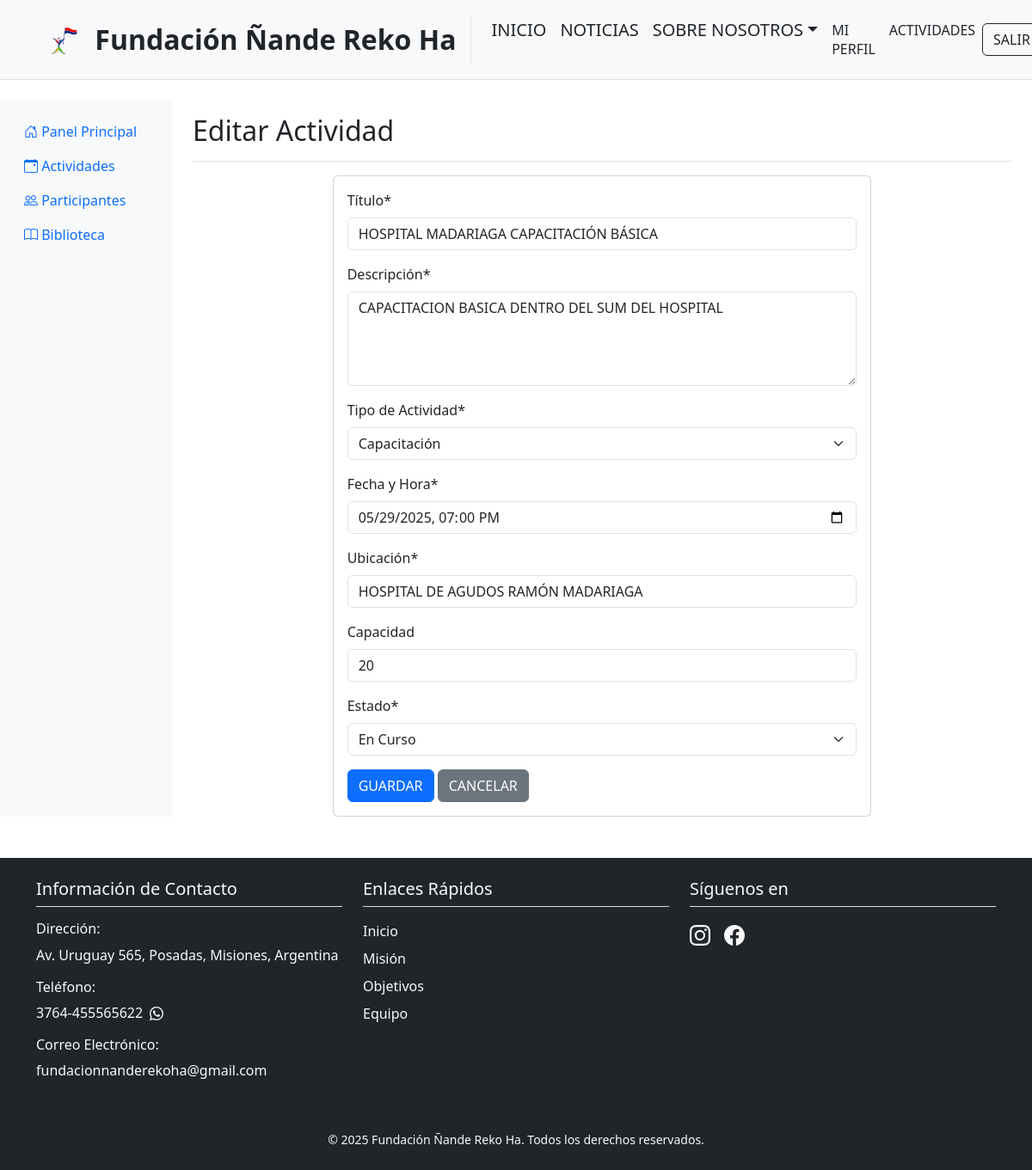
/dashboard/actividades/2/editar/ (signed in), run on the app's committed database.
### dashboard/models.py (models this page shows, shortened)
class Activity(models.Model):
    ACTIVITY_TYPES = [
        ('CAPACITACION', 'Capacitación'),
        ('EVENTO', 'Evento'),
        ('REUNION', 'Reunión'),
        ('TALLER', 'Taller'),
    ]
    STATUS_CHOICES = [
        ('PROGRAMADA', 'Programada'),
        ('EN_CURSO', 'En Curso'),
        ('COMPLETADA', 'Completada'),
        ('CANCELADA', 'Cancelada'),
    ]
    title = models.CharField('Título', max_length=200)
    description = models.TextField('Descripción')
    activity_type = models.CharField('Tipo de Actividad', max_length=20, choices=ACTIVITY_TYPES)
    date = models.DateTimeField('Fecha y Hora')
    location = models.CharField('Ubicación', max_length=200)
    capacity = models.PositiveIntegerField('Capacidad', null=True, blank=True)
    status = models.CharField('Estado', max_length=20, choices=STATUS_CHOICES, default='PROGRAMADA')
    created_at = models.DateTimeField('Fecha de Creación', auto_now_add=True)
    updated_at = models.DateTimeField('Última Actualización', auto_now=True)
    created_by = models.ForeignKey(
        User,
        on_delete=models.SET_NULL,
        null=True,
        related_name='activities_created'
    )
    attendance_managers = models.ManyToManyField(
        User,
        related_name='managed_activities',
        verbose_name='Gestores de Asistencia',
        blank=True
    )
    class Meta:
        verbose_name = 'Actividad'
        verbose_name_plural = 'Actividades'
        ordering = ['-date']

### dashboard/views.py (the view)
# urls.py: path('actividades/<int:pk>/editar/', views.activity_edit, name='activity-edit'),
@login_required
@foundation_member_required
@admin_required
def activity_edit(request, pk):
    activity = get_object_or_404(Activity, pk=pk)
    if request.method == 'POST':
        form = ActivityForm(request.POST, instance=activity)
        if form.is_valid():
            form.save()
            messages.success(request, 'Actividad actualizada exitosamente.')
            return redirect('dashboard:activity-list')
    else:
        form = ActivityForm(instance=activity)
    return render(request, 'dashboard/activity_form.html', {
        'form': form,
        'title': 'Editar Actividad',
        'activity': activity
    })

### dashboard/forms.py (shortened to what this page needs)
class ActivityForm(forms.ModelForm):
    class Meta:
        model = Activity
        fields = ['title', 'description', 'activity_type', 'date', 'location', 'capacity', 'status']
        widgets = {
            'date': forms.DateTimeInput(
                attrs={'type': 'datetime-local'},
                format='%Y-%m-%dT%H:%M'
            ),
            'description': forms.Textarea(attrs={'rows': 4}),
        }

### users/models.py (called while the page is built)
    @property
    def is_foundation_member(self):
        return self.role in ['ADMIN', 'STAFF']

### dashboard/templates/dashboard/activity_form.html (shortened to what this page needs)
{% extends 'dashboard/base.html' %}
{% load static %}
{% load crispy_forms_tags %}
{% block dashboard_title %}{{ title }}{% endblock %}
{% block dashboard_content %}
<div class="row">
    <div class="col-md-8 mx-auto">
        <div class="card">
            <div class="card-body">
                <form method="post">
                    {{ form|crispy }}
                    <div class="mt-3">
                        <button type="submit" class="btn btn-primary">Guardar</button>
                        <a href="{% url 'dashboard:activity-list' %}" class="btn btn-secondary">Cancelar</a>
                    </div>
                </form>
            </div>
        </div>
    </div>
</div>
{% endblock %}

### data on the page
Activity: title "HOSPITAL MADARIAGA CAPACITACIÓN BÁSICA", description "CAPACITACION BASICA DENTRO DEL SUM DEL HOSPITAL", activity_type "Capacitación", date "05/29/2025 19:00", location "HOSPITAL DE AGUDOS RAMÓN MADARIAGA", capacity "20", status "En Curso"

### other printed values
{{ title }} "Editar Actividad"
